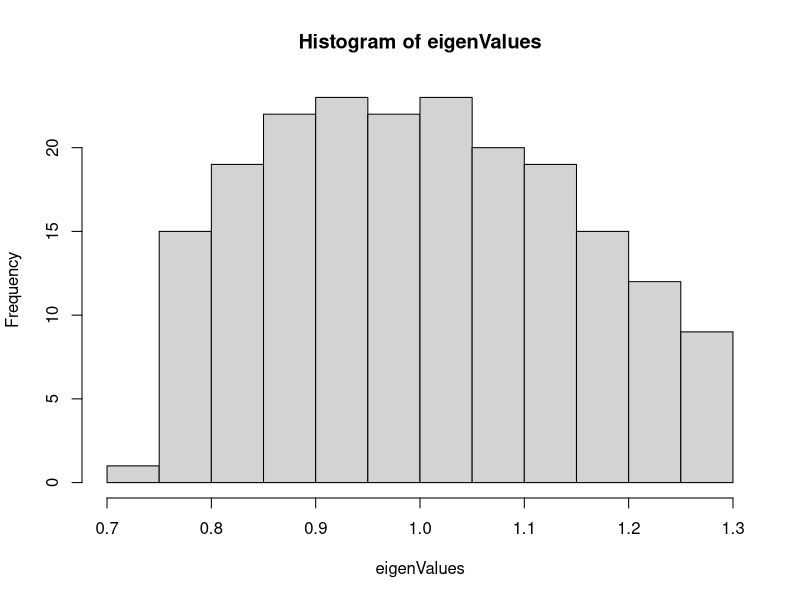
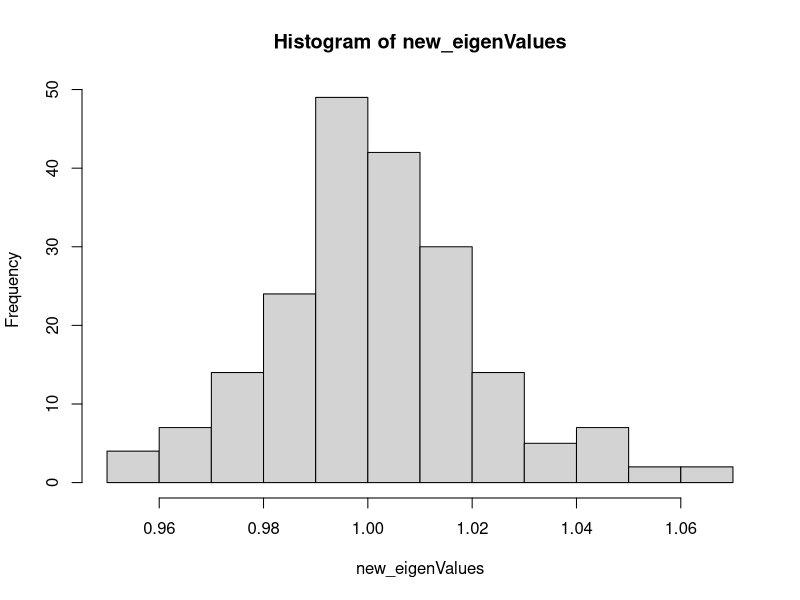

Write R code to recreate these figures, in order.
rm(list = ls())
library("mvtnorm")

#Example 1.2.2 and 1.3.2 of HDS by Martin J. Wainwright.

#Number of data points and dimension
n = 10000
d = 200

#Data X ~ N(0, I_d)
X = rmvnorm(n, mean = rep(0, d), sigma = diag(d))

#estimated covariance matrix
Sigmahat = (t(X)%*%X)/n


#If d<<n, then eigenValues of Sigmahat are close to 1 (since Sigma = I_d)
#Otherwise, their distribution is close to the Marčenko–Pastur law
eigenValues <- eigen(Sigmahat)$values
hist(eigenValues)
summary(eigenValues)


####Solution: Hard-threshold as proposed in 1.3.2
#The idea works in any sparse covariance matrix, not only the identity

newSigmahat = Sigmahat*(abs(Sigmahat)>sqrt(2*log(d)/n))
new_eigenValues <- eigen(newSigmahat)$values
#they are very concentrated around 1, as it should for Sigma = Id
hist(new_eigenValues)
summary(new_eigenValues)
